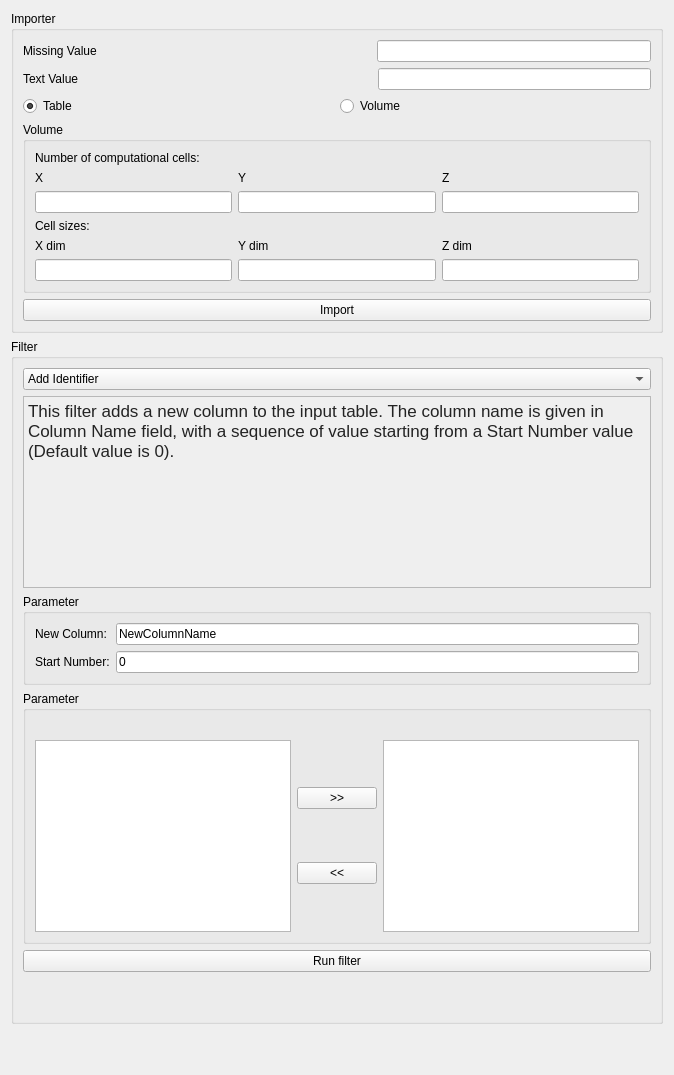
      <widget class="QWidget" name="tabOpParameters">
       <property name="enabled">
        <bool>true</bool>
       </property>
       <property name="minimumSize">
        <size>
         <width>412</width>
         <height>0</height>
        </size>
       </property>
       <property name="focusPolicy">
        <enum>Qt::TabFocus</enum>
       </property>
       <attribute name="title">
        <string>Op. Parameters</string>
       </attribute>
       <layout class="QVBoxLayout" name="verticalLayout_999">
        <item>
         <widget class="QGroupBox" name="importerGroupBox">
          <property name="enabled">
           <bool>true</bool>
          </property>
          <property name="title">
           <string>Importer</string>
          </property>
          <layout class="QVBoxLayout" name="verticalLayout_4">
           <item>
            <layout class="QHBoxLayout" name="horizontalLayout_15">
             <item>
              <widget class="QLabel" name="label_2">
               <property name="text">
                <string>Missing Value</string>
               </property>
              </widget>
             </item>
             <item>
              <spacer name="horizontalSpacer_2">
               <property name="orientation">
                <enum>Qt::Horizontal</enum>
               </property>
               <property name="sizeHint" stdset="0">
                <size>
                 <width>40</width>
                 <height>20</height>
                </size>
               </property>
              </spacer>
             </item>
             <item>
              <widget class="QLineEdit" name="missingValueLineEdit"/>
             </item>
            </layout>
           </item>
           <item>
            <layout class="QHBoxLayout" name="horizontalLayout_16">
             <item>
              <widget class="QLabel" name="label_3">
               <property name="text">
                <string>Text Value      </string>
               </property>
              </widget>
             </item>
             <item>
              <spacer name="horizontalSpacer">
               <property name="orientation">
                <enum>Qt::Horizontal</enum>
               </property>
               <property name="sizeHint" stdset="0">
                <size>
                 <width>40</width>
                 <height>20</height>
                </size>
               </property>
              </spacer>
             </item>
             <item>
              <widget class="QLineEdit" name="textValueLineEdit"/>
             </item>
            </layout>
           </item>
           <item>
            <layout class="QHBoxLayout" name="horizontalLayout_17">
             <item>
              <widget class="QRadioButton" name="tableRadioButton">
               <property name="text">
                <string>Table</string>
               </property>
               <property name="checked">
                <bool>true</bool>
               </property>
              </widget>
             </item>
             <item>
              <widget class="QRadioButton" name="volumeRadioButton">
               <property name="text">
                <string>Volume</string>
               </property>
              </widget>
             </item>
            </layout>
           </item>
           <item>
            <widget class="QGroupBox" name="volumeGroupBox">
             <property name="title">
              <string>Volume</string>
             </property>
             <layout class="QVBoxLayout" name="verticalLayout_8">
              <item>
               <widget class="QLabel" name="label_4">
                <property name="text">
                 <string>Number of computational cells:</string>
                </property>
               </widget>
              </item>
              <item>
               <layout class="QGridLayout" name="gridLayout">
                <item row="0" column="1">
                 <widget class="QLabel" name="label_6">
                  <property name="text">
                   <string>Y</string>
                  </property>
                 </widget>
                </item>
                <item row="1" column="0">
                 <widget class="QLineEdit" name="xComputationaCellLineEdit"/>
                </item>
                <item row="0" column="0">
                 <widget class="QLabel" name="label_5">
                  <property name="text">
                   <string>X</string>
                  </property>
                 </widget>
                </item>
                <item row="1" column="1">
                 <widget class="QLineEdit" name="yComputationaCellLineEdit"/>
                </item>
                <item row="0" column="2">
                 <widget class="QLabel" name="label_7">
                  <property name="text">
                   <string>Z</string>
                  </property>
                 </widget>
                </item>
                <item row="1" column="2">
                 <widget class="QLineEdit" name="zComputationaCellLineEdit"/>
                </item>
               </layout>
              </item>
              <item>
               <widget class="QLabel" name="label_8">
                <property name="text">
                 <string>Cell sizes:</string>
                </property>
               </widget>
              </item>
              <item>
               <layout class="QGridLayout" name="gridLayout_2">
                <item row="0" column="1">
                 <widget class="QLabel" name="label_10">
                  <property name="text">
                   <string>Y dim</string>
                  </property>
                 </widget>
                </item>
                <item row="0" column="2">
                 <widget class="QLabel" name="label_11">
                  <property name="text">
                   <string>Z dim</string>
                  </property>
                 </widget>
                </item>
                <item row="0" column="0">
                 <widget class="QLabel" name="label_9">
                  <property name="text">
                   <string>X dim</string>
                  </property>
                 </widget>
                </item>
                <item row="1" column="0">
                 <widget class="QLineEdit" name="xCellSizeLineEdit"/>
                </item>
                <item row="1" column="1">
                 <widget class="QLineEdit" name="yCellSizeLineEdit"/>
                </item>
                <item row="1" column="2">
                 <widget class="QLineEdit" name="zCellSizeLineEdit"/>
                </item>
               </layout>
              </item>
             </layout>
            </widget>
           </item>
           <item>
            <widget class="QPushButton" name="importPushButton">
             <property name="text">
              <string>Import</string>
             </property>
            </widget>
           </item>
          </layout>
         </widget>
        </item>
        <item>
         <widget class="QGroupBox" name="filterGroupBox">
          <property name="enabled">
           <bool>true</bool>
          </property>
          <property name="title">
           <string>Filter</string>
          </property>
          <layout class="QVBoxLayout" name="verticalLayout_9">
           <item>
            <widget class="QComboBox" name="selectFilterComboBox">
             <item>
              <property name="text">
               <string>Add Identifier</string>
              </property>
             </item>
             <item>
              <property name="text">
               <string>Append</string>
              </property>
             </item>
             <item>
              <property name="text">
               <string>Cartesian 2 Polar</string>
              </property>
             </item>
             <item>
              <property name="text">
               <string>Cut</string>
              </property>
             </item>
             <item>
              <property name="text">
               <string>Decimator</string>
              </property>
             </item>
             <item>
              <property name="text">
               <string>Extract List</string>
              </property>
             </item>
             <item>
              <property name="text">
               <string>Extraction</string>
              </property>
             </item>
             <item>
              <property name="text">
               <string>Grid 2 Point</string>
              </property>
             </item>
             <item>
              <property name="text">
               <string>Include</string>
              </property>
             </item>
             <item>
              <property name="text">
               <string>Math Op</string>
              </property>
             </item>
             <item>
              <property name="text">
               <string>Merge</string>
              </property>
             </item>
             <item>
              <property name="text">
               <string>Module</string>
              </property>
             </item>
             <item>
              <property name="text">
               <string>Multi Resolution</string>
              </property>
             </item>
             <item>
              <property name="text">
               <string>Point distribute</string>
              </property>
             </item>
             <item>
              <property name="text">
               <string>Point Property</string>
              </property>
             </item>
             <item>
              <property name="text">
               <string>Randomizer</string>
              </property>
             </item>
             <item>
              <property name="text">
               <string>Scalar Distribution</string>
              </property>
             </item>
             <item>
              <property name="text">
               <string>Select Columns</string>
              </property>
             </item>
             <item>
              <property name="text">
               <string>Select Rows</string>
              </property>
             </item>
             <item>
              <property name="text">
               <string>Sigma Contours</string>
              </property>
             </item>
             <item>
              <property name="text">
               <string>Split Table</string>
              </property>
             </item>
             <item>
              <property name="text">
               <string>Write VO Table</string>
              </property>
             </item>
            </widget>
           </item>
           <item>
            <widget class="QTextBrowser" name="filterDescriptionTextBrowser">
             <property name="enabled">
              <bool>false</bool>
             </property>
             <property name="html">
              <string>&lt;!DOCTYPE HTML PUBLIC &quot;-//W3C//DTD HTML 4.0//EN&quot; &quot;http://www.w3.org/TR/REC-html40/strict.dtd&quot;&gt;
&lt;html&gt;&lt;head&gt;&lt;meta name=&quot;qrichtext&quot; content=&quot;1&quot; /&gt;&lt;style type=&quot;text/css&quot;&gt;
p, li { white-space: pre-wrap; }
&lt;/style&gt;&lt;/head&gt;&lt;body style=&quot; font-family:'.SF NS Text'; font-size:13pt; font-weight:400; font-style:normal;&quot;&gt;
&lt;p style=&quot; margin-top:0px; margin-bottom:0px; margin-left:0px; margin-right:0px; -qt-block-indent:0; text-indent:0px;&quot;&gt;&lt;span style=&quot; font-family:'Arial'; color:#232323;&quot;&gt;This filter adds a new column to the input table. The column name is given in Column Name field, with a sequence of value starting from a Start Number value (Default value is 0).&lt;/span&gt; &lt;/p&gt;&lt;/body&gt;&lt;/html&gt;</string>
             </property>
            </widget>
           </item>
           <item>
            <widget class="QGroupBox" name="addIdentifierParameterGroupBox">
             <property name="title">
              <string>Parameter</string>
             </property>
             <layout class="QGridLayout" name="gridLayout_3">
              <item row="0" column="1">
               <widget class="QLineEdit" name="addIdNewColName">
                <property name="text">
                 <string>NewColumnName</string>
                </property>
               </widget>
              </item>
              <item row="1" column="0">
               <widget class="QLabel" name="label_12">
                <property name="text">
                 <string>Start Number:</string>
                </property>
               </widget>
              </item>
              <item row="0" column="0">
               <widget class="QLabel" name="label_13">
                <property name="text">
                 <string>New Column:</string>
                </property>
               </widget>
              </item>
              <item row="1" column="1">
               <widget class="QLineEdit" name="addIdStartNumber">
                <property name="text">
                 <string>0</string>
                </property>
               </widget>
              </item>
             </layout>
            </widget>
           </item>
           <item>
            <widget class="QGroupBox" name="appendParameterGroupBox">
             <property name="title">
              <string>Parameter</string>
             </property>
             <layout class="QVBoxLayout" name="verticalLayout_11">
              <item>
               <layout class="QHBoxLayout" name="horizontalLayout_19">
                <item>
                 <widget class="QLabel" name="selectedVBT">
                  <property name="text">
                   <string/>
                  </property>
                 </widget>
                </item>
               </layout>
              </item>
              <item>
               <layout class="QHBoxLayout" name="horizontalLayout_18">
                <item>
                 <widget class="QListWidget" name="availableVBTlistWidget"/>
                </item>
                <item>
                 <layout class="QVBoxLayout" name="verticalLayout_10">
                  <item>
                   <widget class="QPushButton" name="addVBTpushButton">
                    <property name="text">
                     <string>&gt;&gt;</string>
                    </property>
                   </widget>
                  </item>
                  <item>
                   <widget class="QPushButton" name="removeVBTpushButton">
                    <property name="text">
                     <string>&lt;&lt;</string>
                    </property>
                   </widget>
                  </item>
                 </layout>
                </item>
                <item>
                 <widget class="QListWidget" name="selectedVBTlistWidget"/>
                </item>
               </layout>
              </item>
             </layout>
            </widget>
           </item>
           <item>
            <widget class="QPushButton" name="runFilterPushButton">
             <property name="text">
              <string>Run filter</string>
             </property>
            </widget>
           </item>
           <item>
            <spacer name="verticalSpacer_2">
             <property name="orientation">
              <enum>Qt::Vertical</enum>
             </property>
             <property name="sizeHint" stdset="0">
              <size>
               <width>20</width>
               <height>40</height>
              </size>
             </property>
            </spacer>
           </item>
          </layout>
         </widget>
        </item>
        <item>
         <spacer name="verticalSpacer">
          <property name="orientation">
           <enum>Qt::Vertical</enum>
          </property>
          <property name="sizeHint" stdset="0">
           <size>
            <width>20</width>
            <height>40</height>
           </size>
          </property>
         </spacer>
        </item>
       </layout>
      </widget>
